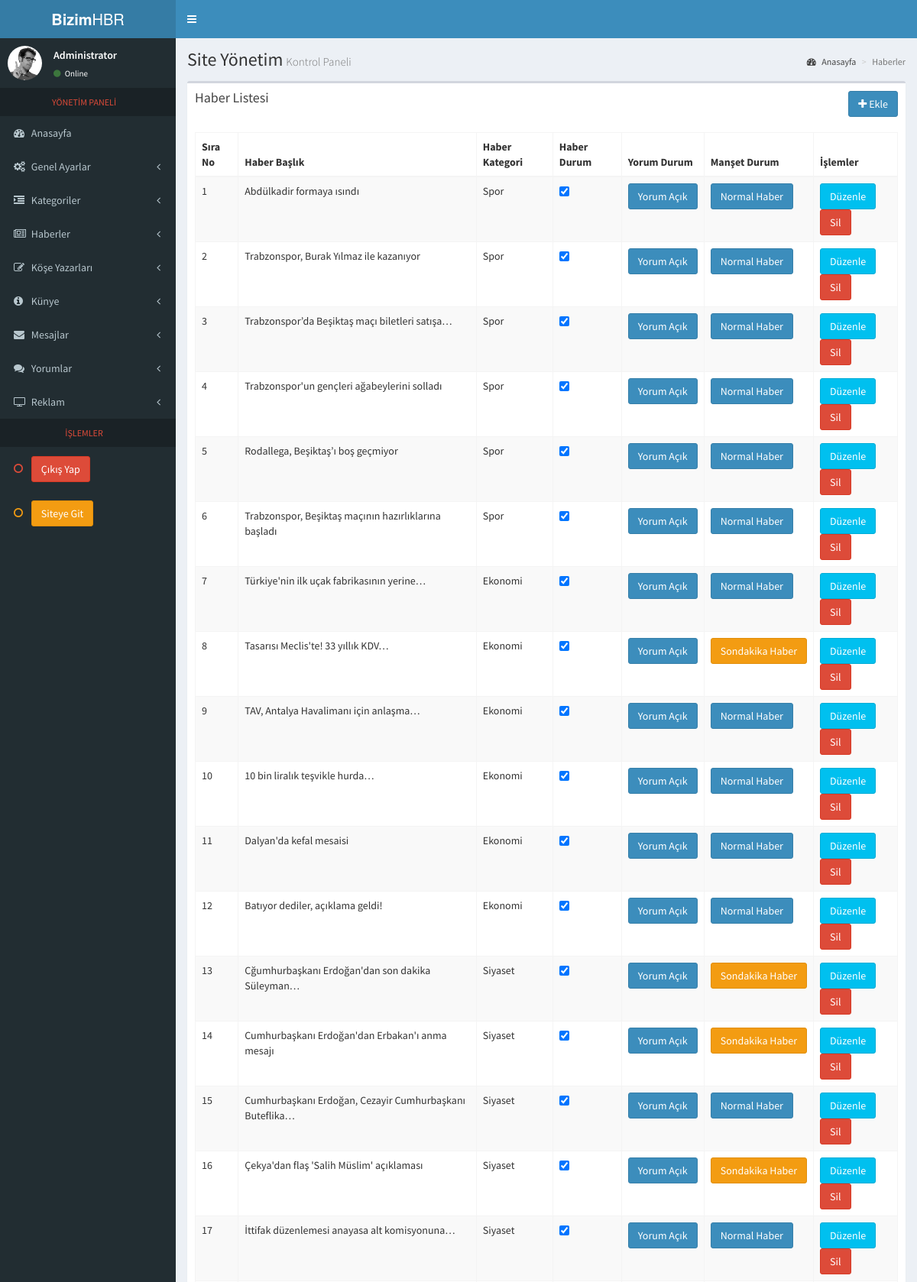
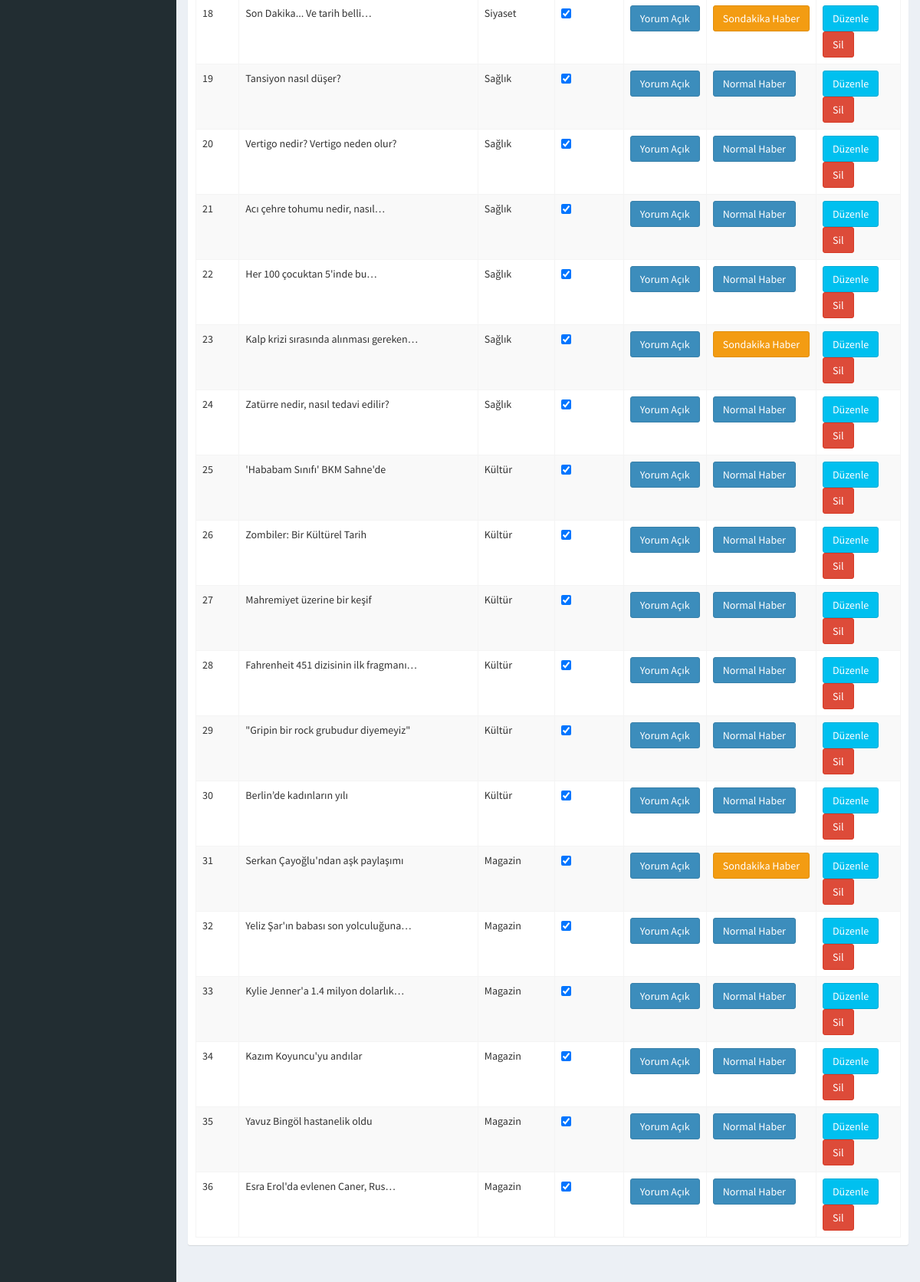
The app's page /yonetim/haberler with its own data (2 pictures, top to bottom).
### tables this page shows
CREATE TABLE IF NOT EXISTS `haberler` (
  `id` int(11) NOT NULL AUTO_INCREMENT,
  `katID` int(11) NOT NULL,
  `kategori` varchar(10) NOT NULL,
  `katsef` varchar(10) NOT NULL,
  `title` varchar(255) NOT NULL,
  `sef` varchar(255) NOT NULL,
  `durum` int(1) NOT NULL,
  `yorum` int(1) NOT NULL,
  `sondakika` int(1) NOT NULL,
  `hit` int(11) NOT NULL,
  `resim` varchar(255) NOT NULL,
  `tmb` varchar(255) NOT NULL,
  `mini` varchar(255) NOT NULL,
  `icerik` longtext NOT NULL,
  `tarih` varchar(20) NOT NULL,
  `tag` varchar(255) NOT NULL,
  PRIMARY KEY (`id`)
);

### application/controllers/Yonetim.php (called while the page is built, shortened)
<?php
class Yonetim extends CI_Controller{
public function haberler()
{
  $sonuc=$this->dtbs->listele('haberler');
  $data['bilgi']=$sonuc;
  $this->load->view('back/haberler/anasayfa',$data);
}
}
?>

### index.php (called while the page is built, shortened)
<?php
require_once BASEPATH.'core/CodeIgniter.php';

### application/models/Dtbs.php (called while the page is built, shortened)
<?php
class Dtbs extends CI_Model{
	function listele($from){
		$sonuc= $this->db->select('*')->from($from)->order_by('id','desc')->get()->result_array();
		return $sonuc;
	}
}
?>

### application/views/back/haberler/main_content.php (the view, shortened to what this page needs)
<section class="content">
      <div class="row">
        <div class="col-xs-12">
          <div class="box">
            <div class="box-header">
              <h3 class="box-title">Haber Listesi</h3>
              <a href="<?php echo base_url('yonetim/haberekle') ?>" class="btn btn-primary pull-right"><i class="fa fa-plus"></i> Ekle</a>
            </div>
            <div class="box-body">
              <table id="example1" class="table table-bordered table-striped">
                <thead>
                <tr>
                  <th>Sıra No</th>
                  <th>Haber Başlık</th>
                  <th>Haber Kategori</th>
                  <th>Haber Durum</th>
                  <th>Yorum Durum</th>
                  <th>Manşet Durum</th>
                  <th style="width:110px;">İşlemler</th>
                </tr>
                </thead>
                <tbody>
                  <?php $sayi=1; foreach ($bilgi as $bilgi) { ?>
                <tr>
                  <td><?php echo $sayi++; ?></td>
                  <td><?php echo word_limiter($bilgi['title'],5); ?></td>
                  <td><?php echo $bilgi['kategori']; ?></td>
                  <td><input
                   class="toogle_check"
                   data-on="Aktif"
                   data-onstyle="success"
                   data-off="Pasif"
                   data-offstyle="danger"
                   type="checkbox"
                   dataID="<?php echo $bilgi['id']; ?>"
                   dataURL="<?php echo base_url('yonetim/haberset'); ?>"
                   <?php echo ($bilgi['durum'] == 1) ? "checked" : ""; ?>
                   ></td>
                  <td><?php if ($bilgi['yorum']==1) { ?>
                    <button type="button" class="btn btn-primary" name="button">Yorum Açık</button>
                    <?php }else { ?>
                    <button type="button" class="btn btn-danger" name="button">Yorum Kapalı</button>
                    <?php } ?>
                    </td>
                     <td><?php if ($bilgi['sondakika']==1) { ?>
                    <button type="button" class="btn btn-primary" name="button">Normal Haber</button>
                    <?php }else { ?>
                    <button type="button" class="btn btn-warning" name="button">Sondakika Haber</button>
                    <?php } ?>
                    </td>
                  <td><a href="<?php echo base_url('yonetim/haberduzenle/'.$bilgi['id'].'') ?>"><button type="button" class="btn btn-info" name="button">Düzenle</button></a>
                    <a href="<?php echo base_url('yonetim/habersil/'.$bilgi['id'].'/id/haberler') ?>"><button type="button" class="btn btn-danger" name="button">Sil</button></a></td>
                </tr>
                  <?php } ?>
                </tbody>
              </table>
            </div>
          </div>
        </div>
      </div>
    </section>

### records on screen
haberler: title "Abdülkadir formaya ısındı", kategori "Spor", durum "☑", yorum "Yorum Açık", sondakika "Normal Haber"
haberler: title "Trabzonspor, Burak Yılmaz ile kazanıyor", kategori "Spor", durum "☑", yorum "Yorum Açık", sondakika "Normal Haber"
haberler: title "Trabzonspor’da Beşiktaş maçı biletleri satışa…", kategori "Spor", durum "☑", yorum "Yorum Açık", sondakika "Normal Haber"
haberler: title "Trabzonspor'un gençleri ağabeylerini solladı", kategori "Spor", durum "☑", yorum "Yorum Açık", sondakika "Normal Haber"
haberler: title "Rodallega, Beşiktaş’ı boş geçmiyor", kategori "Spor", durum "☑", yorum "Yorum Açık", sondakika "Normal Haber"
haberler: title "Trabzonspor, Beşiktaş maçının hazırlıklarına başladı", kategori "Spor", durum "☑", yorum "Yorum Açık", sondakika "Normal Haber"
haberler: title "Türkiye'nin ilk uçak fabrikasının yerine…", kategori "Ekonomi", durum "☑", yorum "Yorum Açık", sondakika "Normal Haber"
haberler: title "Tasarısı Meclis'te! 33 yıllık KDV…", kategori "Ekonomi", durum "☑", yorum "Yorum Açık", sondakika "Sondakika Haber"
haberler: title "TAV, Antalya Havalimanı için anlaşma…", kategori "Ekonomi", durum "☑", yorum "Yorum Açık", sondakika "Normal Haber"
haberler: title "10 bin liralık teşvikle hurda…", kategori "Ekonomi", durum "☑", yorum "Yorum Açık", sondakika "Normal Haber"
haberler: title "Dalyan'da kefal mesaisi", kategori "Ekonomi", durum "☑", yorum "Yorum Açık", sondakika "Normal Haber"
haberler: title "Batıyor dediler, açıklama geldi!", kategori "Ekonomi", durum "☑", yorum "Yorum Açık", sondakika "Normal Haber"
haberler: title "Cğumhurbaşkanı Erdoğan'dan son dakika Süleyman…", kategori "Siyaset", durum "☑", yorum "Yorum Açık", sondakika "Sondakika Haber"
haberler: title "Cumhurbaşkanı Erdoğan'dan Erbakan'ı anma mesajı", kategori "Siyaset", durum "☑", yorum "Yorum Açık", sondakika "Sondakika Haber"
haberler: title "Cumhurbaşkanı Erdoğan, Cezayir Cumhurbaşkanı Buteflika…", kategori "Siyaset", durum "☑", yorum "Yorum Açık", sondakika "Normal Haber"
haberler: title "Çekya'dan flaş 'Salih Müslim' açıklaması", kategori "Siyaset", durum "☑", yorum "Yorum Açık", sondakika "Sondakika Haber"
haberler: title "İttifak düzenlemesi anayasa alt komisyonuna…", kategori "Siyaset", durum "☑", yorum "Yorum Açık", sondakika "Normal Haber"
haberler: title "Son Dakika... Ve tarih belli…", kategori "Siyaset", durum "☑", yorum "Yorum Açık", sondakika "Sondakika Haber"
haberler: title "Tansiyon nasıl düşer?", kategori "Sağlık", durum "☑", yorum "Yorum Açık", sondakika "Normal Haber"
haberler: title "Vertigo nedir? Vertigo neden olur?", kategori "Sağlık", durum "☑", yorum "Yorum Açık", sondakika "Normal Haber"
haberler: title "Acı çehre tohumu nedir, nasıl…", kategori "Sağlık", durum "☑", yorum "Yorum Açık", sondakika "Normal Haber"
haberler: title "Her 100 çocuktan 5'inde bu…", kategori "Sağlık", durum "☑", yorum "Yorum Açık", sondakika "Normal Haber"
haberler: title "Kalp krizi sırasında alınması gereken…", kategori "Sağlık", durum "☑", yorum "Yorum Açık", sondakika "Sondakika Haber"
haberler: title "Zatürre nedir, nasıl tedavi edilir?", kategori "Sağlık", durum "☑", yorum "Yorum Açık", sondakika "Normal Haber"
haberler: title "'Hababam Sınıfı' BKM Sahne'de", kategori "Kültür", durum "☑", yorum "Yorum Açık", sondakika "Normal Haber"
haberler: title "Zombiler: Bir Kültürel Tarih", kategori "Kültür", durum "☑", yorum "Yorum Açık", sondakika "Normal Haber"
haberler: title "Mahremiyet üzerine bir keşif", kategori "Kültür", durum "☑", yorum "Yorum Açık", sondakika "Normal Haber"
haberler: title "Fahrenheit 451 dizisinin ilk fragmanı…", kategori "Kültür", durum "☑", yorum "Yorum Açık", sondakika "Normal Haber"
haberler: title "\"Gripin bir rock grubudur diyemeyiz\"", kategori "Kültür", durum "☑", yorum "Yorum Açık", sondakika "Normal Haber"
haberler: title "Berlin’de kadınların yılı", kategori "Kültür", durum "☑", yorum "Yorum Açık", sondakika "Normal Haber"
haberler: title "Serkan Çayoğlu'ndan aşk paylaşımı", kategori "Magazin", durum "☑", yorum "Yorum Açık", sondakika "Sondakika Haber"
haberler: title "Yeliz Şar'ın babası son yolculuğuna…", kategori "Magazin", durum "☑", yorum "Yorum Açık", sondakika "Normal Haber"
haberler: title "Kylie Jenner'a 1.4 milyon dolarlık…", kategori "Magazin", durum "☑", yorum "Yorum Açık", sondakika "Normal Haber"
haberler: title "Kazım Koyuncu'yu andılar", kategori "Magazin", durum "☑", yorum "Yorum Açık", sondakika "Normal Haber"
haberler: title "Yavuz Bingöl hastanelik oldu", kategori "Magazin", durum "☑", yorum "Yorum Açık", sondakika "Normal Haber"
haberler: title "Esra Erol'da evlenen Caner, Rus…", kategori "Magazin", durum "☑", yorum "Yorum Açık", sondakika "Normal Haber"
